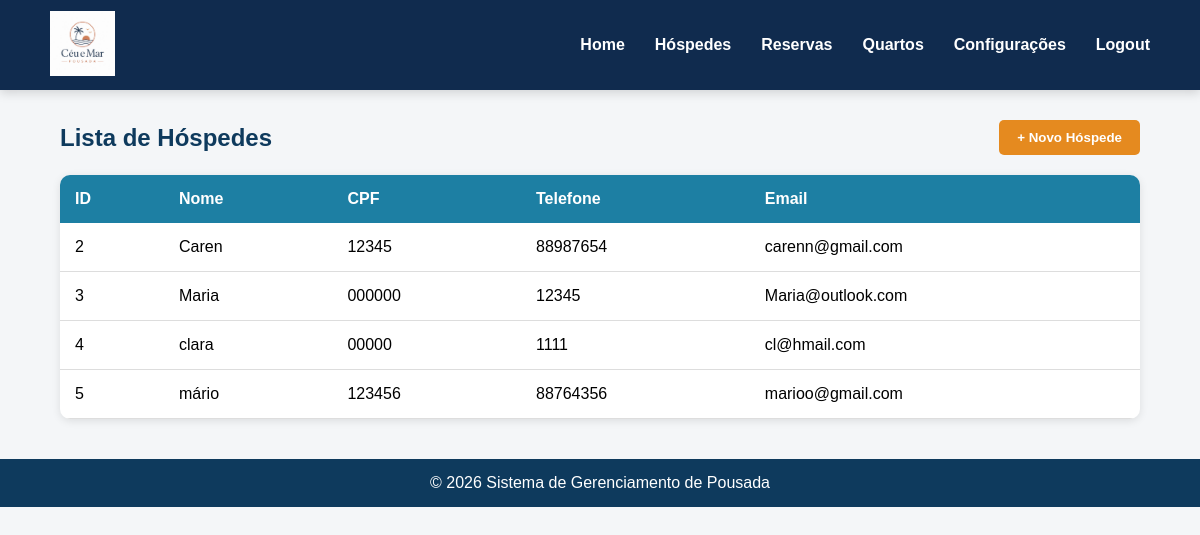
The page /hospedes/ (signed in) on the database its author committed.
### hospedes/models.py (models this page shows, shortened)
class Hospede (models.Model):
    nome = models.CharField(max_length=30)
    cpf = models.CharField(max_length=14)
    telefone = models.CharField(max_length=15)
    email = models.EmailField()

### hospedes/views.py (the view)
# urls.py: path('hospedes/', views_telaGeralHosp.index, name='hospedes'),
def index(request):
    hospede = Hospede.objects.all() #vai pegar todos os hóspedes cadastrados no banco
    return render(
        request,
        'telaGeralHosp.html',
        {'hosp': hospede}
    )

### hospedes/templates/telaGeralHosp.html (shortened to what this page needs)
{% load static %}
<!DOCTYPE html>
<html lang="pt-BR">
<head>
</head>
<body>
  <header>
    <div class="logo">
        <img src="{% static 'LogoCM.jpeg' %}" alt="Logo da pousada">
    </div>
    <nav>
        <a href="/home/">Home</a>
        <a href="/hospedes/">Hóspedes</a>
        <a href="/reservas/">Reservas</a>
        {% if request.user.is_superuser %}
            <a href="/quartos/">Quartos</a>
            <a href="/admin/">Configurações</a>
        {% endif %}
        <a href="{% url 'logout' %}">Logout</a>
      </nav>
  </header>
  <div class="container">
    <div class="topo">
      <h2>Lista de Hóspedes</h2>
      <a href="{% url 'novo_hospede'%}">
        <button class="btn">
          + Novo Hóspede
        </button>
      </a>
    </div>
    <table>
      <thead>
        <tr>
          <th>ID</th>
          <th>Nome</th>
          <th>CPF</th>
          <th>Telefone</th>
          <th>Email</th>
        </tr>
      </thead>
      <tbody>
        {% for hospede in hosp %}
        <tr>
          <td>{{ hospede.id }}</td>
          <td>{{ hospede.nome }}</td>
          <td>{{ hospede.cpf }}</td>
          <td>{{ hospede.telefone }}</td>
          <td>{{ hospede.email }}</td>
        </tr>
        {% empty %}
        <tr>
          <td colspan="6" style="text-align:center;">
            Nenhum hóspede cadastrado.
          </td>
        </tr>
        {% endfor %}
      </tbody>
    </table>
  </div>
  <footer>
    <p>&copy; 2026 Sistema de Gerenciamento de Pousada</p>
  </footer>
</body>
</html>

### hospedes/templates/telaGeralHosp.html (style rules this page uses)
* { margin: 0; padding: 0; box-sizing: border-box; font-family: Arial, sans-serif; }
body { background-color: #f4f6f8; }
header { background:#102B4E; height:90px; display:flex; justify-content:space-between; align-items:center; padding:0 50px; box-shadow:0 3px 10px rgba(0,0,0,.15); }
.logo img { height:65px; }
nav { display:flex; gap:30px; }
nav a { color:white; text-decoration:none; font-weight:bold; transition:.3s; }
.container { width: 90%; margin: 30px auto; }
.topo { display: flex; justify-content: space-between; align-items: center; margin-bottom: 20px; }
.topo h2 { color: #0e3a5d; }
.btn { background-color: #e58a1f; color: white; padding: 10px 18px; border: none; border-radius: 5px; cursor: pointer; font-weight: bold; }
table { width: 100%; border-collapse: collapse; background-color: white; box-shadow: 0 2px 8px rgba(0,0,0,0.1); border-radius: 10px; overflow: hidden; }
th { background-color: #1d7fa3; color: white; padding: 15px; text-align: left; }
td { padding: 15px; border-bottom: 1px solid #ddd; }
footer { margin-top: 40px; background-color: #0e3a5d; color: white; text-align: center; padding: 15px; }

### rows shown on the page
Hospede: id "2", nome "Caren", cpf "12345", telefone "88987654", email "carenn@gmail.com"
Hospede: id "3", nome "Maria", cpf "000000", telefone "12345", email "Maria@outlook.com"
Hospede: id "4", nome "clara", cpf "00000", telefone "1111", email "cl@hmail.com"
Hospede: id "5", nome "mário", cpf "123456", telefone "88764356", email "marioo@gmail.com"
